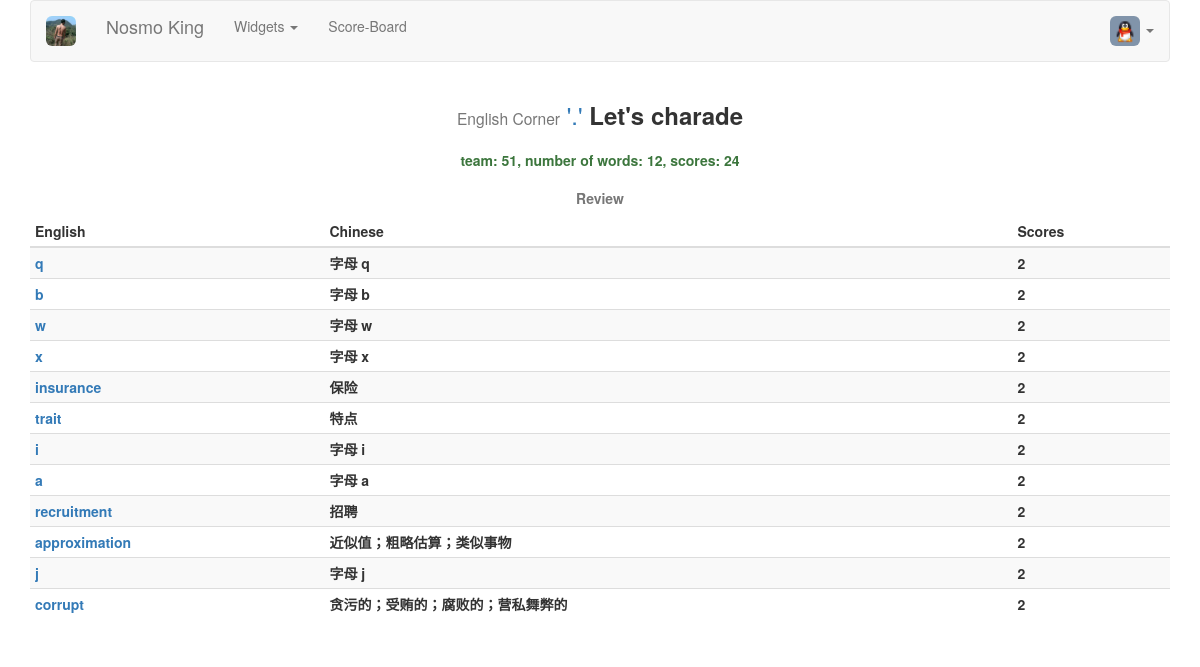
/charade/set/51/play/ (signed in), run on an earlier commit of the app's database.
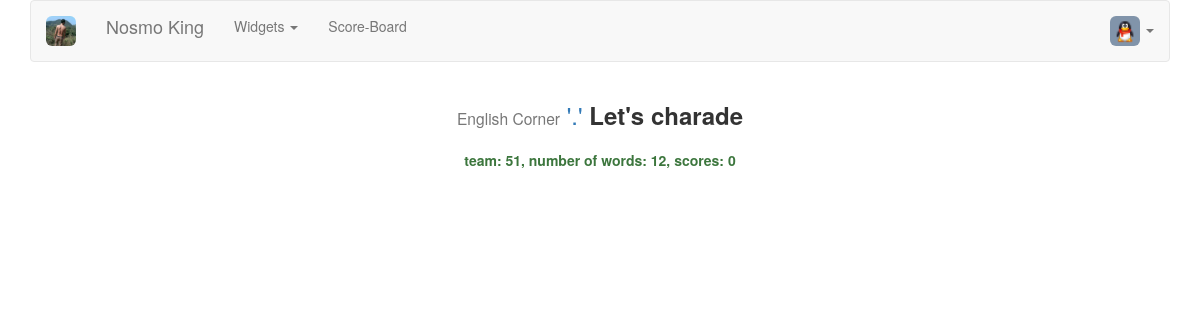
And on a later commit of the database.
### accounts/models.py (models this page shows, shortened)
class Player(models.Model):
    user = models.OneToOneField(User, on_delete=models.CASCADE)
    avator = models.ImageField(upload_to='avators', default='avators/default.png', blank=True)
    gender = models.CharField(max_length=20, default='Secret')
    nickname = models.CharField(max_length=40, default='New Player')

### charade/models.py (models this page shows, shortened)
class GameTemporaryTable(models.Model):
    board = models.ForeignKey(GameScoreBoard)
    en = models.CharField(_('English'), max_length=100)
    zh = models.CharField(_('Chinese'), max_length=100)
    exp = models.TextField(_('Explanation'), max_length=200, null=True)
    scores = models.IntegerField(_('Round points'), default=0)
    used = models.IntegerField(_('Already used?'), default=0)
    vid = models.IntegerField(_('Vocabulary ID'), default=0)

### charade/views.py (the view)
# urls.py: url(r'^set/(?P<board_id>[0-9]+)/play/$', views.game_play, name='game_play'),
def game_play(request, board_id):
    gsb = get_object_or_404(GameScoreBoard, pk=board_id)
    unused_word_list = gsb.gametemporarytable_set.exclude(used=1).order_by('?')[:1]
    if unused_word_list:
        context = {'word_list': unused_word_list}
    else:
        sum_scores = 0
        used_word_list = gsb.gametemporarytable_set.filter(used=1)
        for w in used_word_list:
            sum_scores += w.scores
        gsb.scores = sum_scores
        gsb.dt_end = timezone.now()
        gsb.save()
        msgs = 'team: {0}, number of words: {1}, scores: {2}'.format(board_id, gsb.amount, sum_scores)
        context = {'msgs': msgs,
                   'used_word_list': used_word_list,
                    }
    return render(request, 'charade/play.html', context)

### charade/templates/charade/play.html (shortened to what this page needs)
{% extends 'charade/base.html' %}
{% load i18n staticfiles %}
{% block css4this %}
    <link rel="stylesheet" href="{% static 'charade/css/charade-play.css' %}">
{% endblock %}
{% block content %}
{% if msgs %}
    <div class="row text-center">
        <p class="text-success"><strong>{{ msgs }}<strong></p>
    </div>
{% endif %}
{% if used_word_list %}
    <div class="table-responsive">
        <table class="table table-striped table-condensed">
            <caption class="text-center">{% trans 'Review' %}</caption>
            <thead>
                <tr>
                    <th>{% trans 'English' %}</th>
                    <th>{% trans 'Chinese' %}</th>
                    <th>{% trans 'Scores' %}</th>
                </tr>
            </thead>
            <tbody>
            {% for w in used_word_list %}
                <tr>
                    <td><a href="{% url 'charade:explanation' w.vid %}" title="Explanation" target="_blank">{{ w.en }}</a></td>
                    <td>{{ w.zh }}</td>
                    <td>{{ w.scores }}</td>
                </tr>
            {% endfor %}
            </tbody>
        </table>
    </div>
{% else %}
    <div class="row">
    </div>
{% endif %}
{% endblock %}

### charade/templates/charade/base.html (shortened to what this page needs)
{% load i18n staticfiles %}
<!DOCTYPE html>
<html xmlns="http://www.w3.org/1999/xhtml">
<head>
    <link rel="stylesheet" href="{% static 'charade/css/bootstrap.min.css' %}">
    <link rel="stylesheet" href="{% static 'charade/css/charade-base.css' %}">
    {% block css4this %}{% endblock %}
</head>
<body>
<div class="container">
    {% include "charade/nav.html" %}
    <div class="row">
        <div class="col-xs-offset-1 col-xs-10">
            <h3 id="tips" class="text-center">
                <small id="tips1">English Corner</small>
                <a href="{% url 'charade:show_about' %}" title="About">'.'</a>
                <strong id="tips2">Let's charade</strong>
            </h3>
        </div>
    </div>
    <div class="row">
        <div class="col-xs-offset-1 col-xs-10">
        </div>
    </div>
    <div class="row">
        <div class="col-xs-offset-1 col-xs-10">
        </div>
    </div>
    {% block content %}{% endblock %}
</div>
</body>
</html>

### charade/templates/charade/nav.html (shortened to what this page needs)
{% load i18n static %}
    <nav class="navbar navbar-default" role="navigation">
        <div class="navbar-header">
            <a class="navbar-brand" href="/">
                <img class="img-rounded img-avatar" src="{% static 'charade/images/avatar.jpg' %}" alt="Home" title="{% trans 'Back Home? Click me.' %}" />
            </a>
            <a class="navbar-brand" href="/">
                Nosmo King
            </a>
        </div>
        <div class="collapse navbar-collapse" id="navbar-need-collapsed">
            <ul class="nav navbar-nav">
                <li class="dropdown">
                    <a href="#" class="dropdown-toggle" data-toggle="dropdown">
                       {% trans 'Widgets' %}
                       <b class="caret"></b>
                    </a>
                </li>
                <li>
                    <a href="{% url 'charade:game_board' %}" title="{% trans 'Login needed' %}">{% trans 'Score-Board' %}</a>
                </li>
            </ul>
            <ul class="nav navbar-nav navbar-right">
            {% if user.is_authenticated %}
                <li class="dropdown">
                    <a href="#" class="dropdown-toggle" data-toggle="dropdown">
                        <img class="img-rounded img-avatar" src="{% get_media_prefix %}{{ user.player.avator }}" title="{% trans 'View profile' %}">
                       <b class="caret"></b>
                    </a>
                </li>
            {% else %}
                <li>
                    <a href="{% url 'accounts:login'%}" class="navbar-link">
                        {% trans 'Sign in' %}
                    </a>
                </li>
            {% endif %}
            </ul>
        </div>
    </nav>

### charade/static/charade/css/charade-base.css (style rules this page uses)
.img-avatar { width: 30px; height: 30px; }

What changed in the data, as far as the page shows it:
removed GameTemporaryTable: en "q", zh "字母 q", scores "2"
removed GameTemporaryTable: en "b", zh "字母 b", scores "2"
removed GameTemporaryTable: en "w", zh "字母 w", scores "2"
removed GameTemporaryTable: en "x", zh "字母 x", scores "2"
removed GameTemporaryTable: en "insurance", zh "保险", scores "2"
removed GameTemporaryTable: en "trait", zh "特点", scores "2"
removed GameTemporaryTable: en "i", zh "字母 i", scores "2"
removed GameTemporaryTable: en "a", zh "字母 a", scores "2"
removed GameTemporaryTable: en "recruitment", zh "招聘", scores "2"
removed GameTemporaryTable: en "approximation", zh "近似值；粗略估算；类似事物", scores "2"
removed GameTemporaryTable: en "j", zh "字母 j", scores "2"
removed GameTemporaryTable: en "corrupt", zh "贪污的；受贿的；腐败的；营私舞弊的", scores "2"
Also different on the page:
{{ msgs }}: "team: 51, number of words: 12, scores: 24" → "team: 51, number of words: 12, scores: 0"
text no longer shown: "Review English Chinese Scores"
